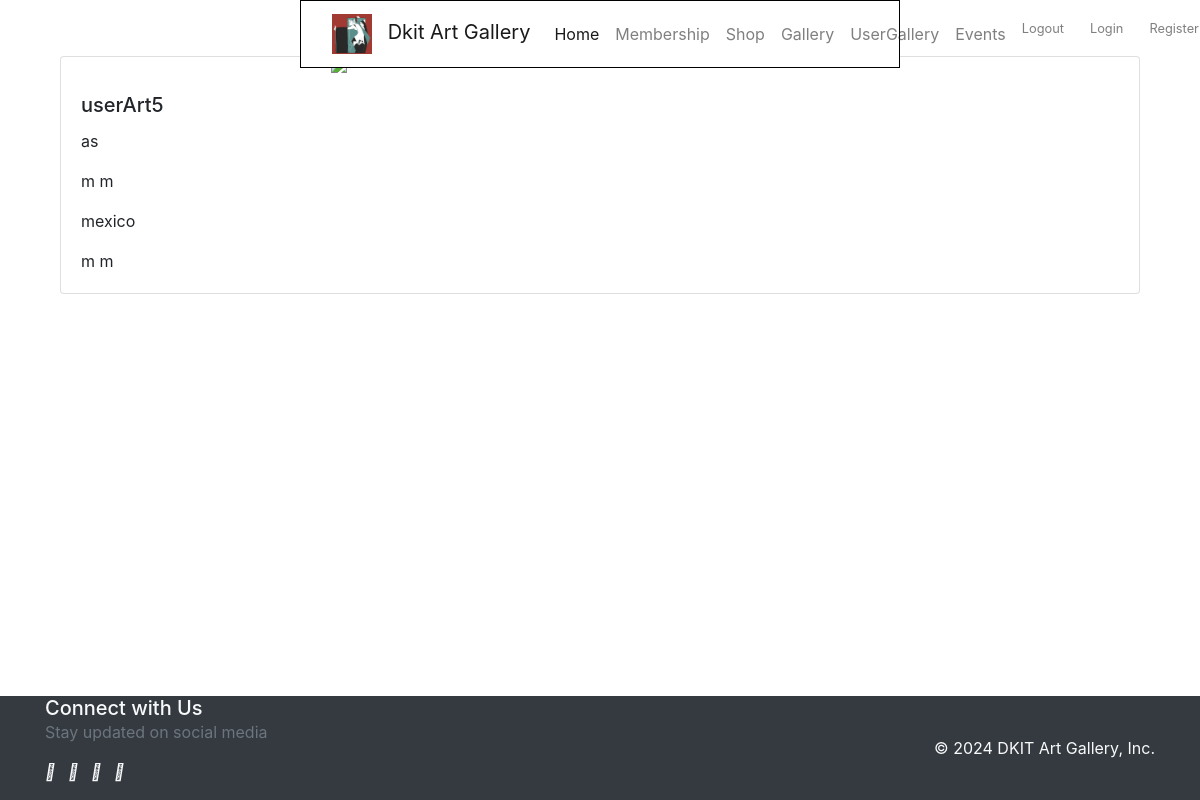
The page /view/userGallery.php on the database its author committed.
### tables this page shows
CREATE TABLE `userart` (
  `art_id` int(11) NOT NULL,
  `title` varchar(50) NOT NULL,
  `artist` varchar(50) NOT NULL,
  `desc` varchar(250) NOT NULL,
  `countryOfOrigin` varchar(50) NOT NULL,
  `url` varchar(500) NOT NULL,
  `userId` int(11) NOT NULL,
  `username` varchar(50) NOT NULL
);

### model/userArt.php (called while the page is built, shortened)
<?php
require_once 'databaseConnection.php';
function getUserArtworks() {
    $userArtworks = array();
    global $db;
    if ($db) {
        try {
            $query = "SELECT * FROM userart";
            $stmt = $db->prepare($query);
            $stmt->execute();
            $userArtworks = $stmt->fetchAll(PDO::FETCH_ASSOC);
        } catch(PDOException $e) {
            echo "Error: " . $e->getMessage();
            file_put_contents('error.log', $e->getMessage(), FILE_APPEND);
            return array();
        }
    } else {
        echo "Error: Unable to connect to the database.";
        return array();
    }
    return $userArtworks;
}

### view/userGallery.php (the view, shortened to what this page needs)
<?php
require_once '../model/userArt.php';
include "../view/nav.php";
include '../view/header.php';
    ?>
    <?php
$userArtworks = getUserArtworks();
if (!empty($userArtworks)) {
    foreach ($userArtworks as $userArtwork): ?>
        <div class="card">
            <div class="card-body">
                <h5 class="card-title"><?php echo $userArtwork['title']; ?></h5>
                <p class="card-text"><?php echo $userArtwork['desc']; ?></p>
                <p class="card-text"><?php echo $userArtwork['artist']; ?></p>
                <p class="card-text"><?php echo $userArtwork['countryOfOrigin']; ?></p>
                <p class="card-text"><?php echo $userArtwork['username']; ?></p>
            </div>
        </div>
    <?php
    endforeach;
} else {
    echo "No artworks found.";
}
?>
<?php include '../view/footer.php'; ?>

### css/nav.css (style rules this page uses)
body { padding-top: 56px; }

### rows shown on the page
userart: title "userArt5", desc "as", artist "m m", countryOfOrigin "mexico", username "m m"
